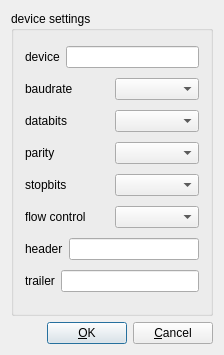
<?xml version="1.0" encoding="UTF-8"?>
<ui version="4.0">
 <class>dlgMSCReader</class>
 <widget class="QDialog" name="dlgMSCReader">
  <property name="geometry">
   <rect>
    <x>0</x>
    <y>0</y>
    <width>224</width>
    <height>355</height>
   </rect>
  </property>
  <property name="windowTitle">
   <string>MSC Redaer</string>
  </property>
  <layout class="QGridLayout">
   <item row="1" column="0">
    <layout class="QHBoxLayout">
     <property name="spacing">
      <number>6</number>
     </property>
     <property name="margin">
      <number>0</number>
     </property>
     <item>
      <spacer name="Horizontal Spacing2">
       <property name="orientation">
        <enum>Qt::Horizontal</enum>
       </property>
       <property name="sizeType">
        <enum>QSizePolicy::Expanding</enum>
       </property>
       <property name="sizeHint" stdset="0">
        <size>
         <width>20</width>
         <height>20</height>
        </size>
       </property>
      </spacer>
     </item>
     <item>
      <widget class="QPushButton" name="buttonOk">
       <property name="text">
        <string>&amp;OK</string>
       </property>
       <property name="shortcut">
        <string/>
       </property>
       <property name="autoDefault">
        <bool>true</bool>
       </property>
       <property name="default">
        <bool>true</bool>
       </property>
      </widget>
     </item>
     <item>
      <widget class="QPushButton" name="buttonCancel">
       <property name="text">
        <string>&amp;Cancel</string>
       </property>
       <property name="shortcut">
        <string/>
       </property>
       <property name="autoDefault">
        <bool>true</bool>
       </property>
      </widget>
     </item>
    </layout>
   </item>
   <item row="0" column="0">
    <widget class="Q3GroupBox" name="groupBox1">
     <property name="title">
      <string>device settings</string>
     </property>
     <layout class="QGridLayout">
      <item row="2" column="0">
       <layout class="QHBoxLayout">
        <item>
         <widget class="QLabel" name="lblDataBits">
          <property name="text">
           <string>databits</string>
          </property>
          <property name="wordWrap">
           <bool>false</bool>
          </property>
         </widget>
        </item>
        <item>
         <widget class="QComboBox" name="comboDataBits"/>
        </item>
       </layout>
      </item>
      <item row="1" column="0">
       <layout class="QHBoxLayout">
        <item>
         <widget class="QLabel" name="lblBaudRate">
          <property name="text">
           <string>baudrate</string>
          </property>
          <property name="wordWrap">
           <bool>false</bool>
          </property>
         </widget>
        </item>
        <item>
         <widget class="QComboBox" name="comboBaudRate"/>
        </item>
       </layout>
      </item>
      <item row="4" column="0">
       <layout class="QHBoxLayout">
        <item>
         <widget class="QLabel" name="lblStopBits">
          <property name="text">
           <string>stopbits</string>
          </property>
          <property name="wordWrap">
           <bool>false</bool>
          </property>
         </widget>
        </item>
        <item>
         <widget class="QComboBox" name="comboStopBits"/>
        </item>
       </layout>
      </item>
      <item row="0" column="0">
       <layout class="QHBoxLayout">
        <item>
         <widget class="QLabel" name="lblDevice">
          <property name="text">
           <string>device</string>
          </property>
          <property name="wordWrap">
           <bool>false</bool>
          </property>
         </widget>
        </item>
        <item>
         <widget class="QLineEdit" name="editDevice"/>
        </item>
       </layout>
      </item>
      <item row="5" column="0">
       <layout class="QHBoxLayout">
        <item>
         <widget class="QLabel" name="lblFlowControl">
          <property name="text">
           <string>flow control</string>
          </property>
          <property name="wordWrap">
           <bool>false</bool>
          </property>
         </widget>
        </item>
        <item>
         <widget class="QComboBox" name="comboFlowControl"/>
        </item>
       </layout>
      </item>
      <item row="3" column="0">
       <layout class="QHBoxLayout">
        <item>
         <widget class="QLabel" name="lblParity">
          <property name="text">
           <string>parity</string>
          </property>
          <property name="wordWrap">
           <bool>false</bool>
          </property>
         </widget>
        </item>
        <item>
         <widget class="QComboBox" name="comboParity"/>
        </item>
       </layout>
      </item>
      <item row="6" column="0">
       <layout class="QHBoxLayout">
        <item>
         <widget class="QLabel" name="lblFlowControl_2">
          <property name="text">
           <string>header</string>
          </property>
          <property name="wordWrap">
           <bool>false</bool>
          </property>
         </widget>
        </item>
        <item>
         <widget class="QLineEdit" name="editHeader">
          <property name="maxLength">
           <number>1</number>
          </property>
         </widget>
        </item>
       </layout>
      </item>
      <item row="7" column="0">
       <layout class="QHBoxLayout">
        <item>
         <widget class="QLabel" name="lblFlowControl_2_2">
          <property name="text">
           <string>trailer</string>
          </property>
          <property name="wordWrap">
           <bool>false</bool>
          </property>
         </widget>
        </item>
        <item>
         <widget class="QLineEdit" name="editTrailer">
          <property name="maxLength">
           <number>1</number>
          </property>
         </widget>
        </item>
       </layout>
      </item>
     </layout>
    </widget>
   </item>
  </layout>
 </widget>
 <layoutdefault spacing="6" margin="11"/>
 <pixmapfunction>qPixmapFromMimeSource</pixmapfunction>
 <customwidgets>
  <customwidget>
   <class>Q3GroupBox</class>
   <extends>QGroupBox</extends>
   <header>Qt3Support/Q3GroupBox</header>
   <container>1</container>
  </customwidget>
 </customwidgets>
 <includes>
  <include location="local">driver.h</include>
 </includes>
 <resources/>
 <connections>
  <connection>
   <sender>buttonOk</sender>
   <signal>clicked()</signal>
   <receiver>dlgMSCReader</receiver>
   <slot>apply()</slot>
   <hints>
    <hint type="sourcelabel">
     <x>20</x>
     <y>20</y>
    </hint>
    <hint type="destinationlabel">
     <x>20</x>
     <y>20</y>
    </hint>
   </hints>
  </connection>
  <connection>
   <sender>buttonCancel</sender>
   <signal>clicked()</signal>
   <receiver>dlgMSCReader</receiver>
   <slot>reject()</slot>
   <hints>
    <hint type="sourcelabel">
     <x>20</x>
     <y>20</y>
    </hint>
    <hint type="destinationlabel">
     <x>20</x>
     <y>20</y>
    </hint>
   </hints>
  </connection>
 </connections>
</ui>
